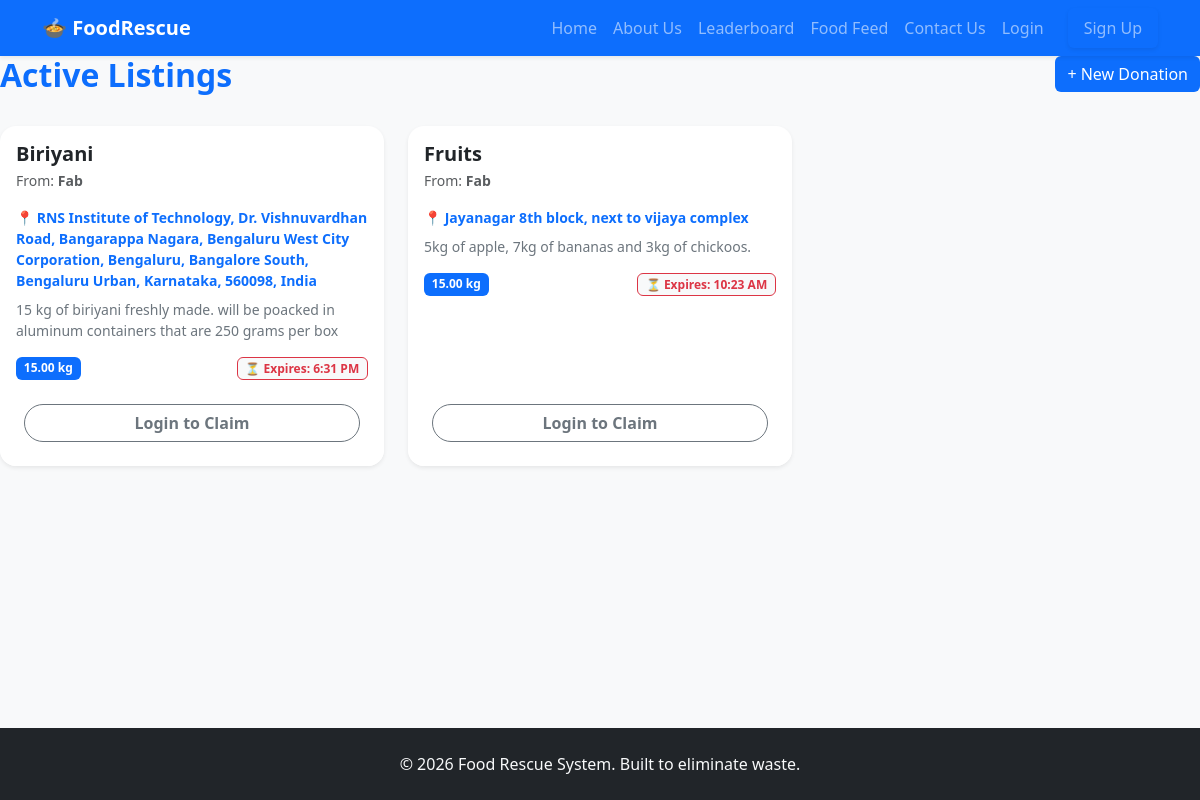
/feed/, run on the app's committed database.
### core/models.py (models this page shows, shortened)
class FoodListing(models.Model):
    donor = models.ForeignKey(User, on_delete=models.CASCADE, related_name='donations')
    claimed_by = models.ForeignKey(User, on_delete=models.SET_NULL, null=True, blank=True, related_name='claimed_food')
    title = models.CharField(max_length=200)
    description = models.TextField()
    quantity_kg = models.DecimalField(max_digits=5, decimal_places=2)
    expiry_time = models.DateTimeField()
    location = models.CharField(max_length=255, help_text="e.g., 123 Main St or Downtown Bakery", default="Location not specified")
    is_claimed = models.BooleanField(default=False)
    created_at = models.DateTimeField(auto_now_add=True)

class User(AbstractUser):
    USER_TYPE_CHOICES = (
        ('DONOR', 'Donor'),
        ('RECEIVER', 'Receiver'),
    )
    user_type = models.CharField(max_length=10, choices=USER_TYPE_CHOICES, default='DONOR')
    phone_number = models.CharField(max_length=15, blank=True, null=True)
    organization_name = models.CharField(max_length=100, blank=True, null=True)

### core/views.py (the view)
# urls.py: path('feed/', views.food_feed, name='feed'),
def food_feed(request):
    listings = FoodListing.objects.filter(is_claimed=False).order_by('-created_at')
    return render(request, 'core/feed.html', {'listings': listings})

### core/templates/core/feed.html (shortened to what this page needs)
{% extends 'core/base.html' %}
{% block content %}
<div class="row mb-4">
    <div class="col-md-8"><h2 class="text-primary fw-bold">Active Listings</h2></div>
    <div class="col-md-4 text-end"><a href="{% url 'create_listing' %}" class="btn btn-primary">+ New Donation</a></div>
</div>
<div class="row">
    {% for listing in listings %}
        <div class="col-md-4 mb-4">
            <div class="card h-100 shadow-sm border-0 rounded-4 overflow-hidden">
                <div class="card-body">
                    <h5 class="fw-bold text-dark mb-1">{{ listing.title }}</h5>
                    <p class="text-muted small mb-3">From: <strong>{{ listing.donor.organization_name|default:listing.donor.username }}</strong></p>
                    <p class="small text-primary fw-bold mb-2">📍 {{ listing.location }}</p>
                    <p class="text-secondary small">{{ listing.description }}</p>
                    <div class="d-flex justify-content-between mt-3">
                        <span class="badge bg-primary">{{ listing.quantity_kg }} kg</span>
                        <span class="badge bg-light text-danger border border-danger">⏳ Expires: {{ listing.expiry_time|date:"g:i A" }}</span>
                    </div>
                </div>
                <div class="card-footer bg-white border-0 pb-4 px-4">
                    {% if user.is_authenticated %}
                        <form action="{% url 'claim_listing' listing.id %}" method="post" onsubmit="return confirm('Claiming this food means you are responsible for picking it up. Continue?');">
                            {% csrf_token %}
                            <button type="submit" class="btn btn-primary w-100 rounded-pill fw-bold shadow-sm">Claim This Food</button>
                        </form>
                        <div class="text-center mt-2">
                            <small class="text-muted italic">Click claim to view donor contact details.</small>
                        </div>
                    {% else %}
                        <a href="{% url 'login' %}" class="btn btn-outline-secondary w-100 rounded-pill fw-bold">Login to Claim</a>
                    {% endif %}
                </div>
            </div>
        </div>
    {% endfor %}
</div>
{% endblock %}

### core/templates/core/base.html (style rules this page uses)
body { scroll-behavior: smooth; }
.btn-primary { background-color: #0d6efd; border: none; }

### data on the page
FoodListing: title "Biriyani", donor.organization_name "Fab", location "RNS Institute of Technology, Dr. Vishnuvardhan Road, Bangarappa Nagara, Bengaluru West City Corporation, Bengaluru, Bangalore South, Bengaluru Urban, Karnataka, 560098, India", description "15 kg of biriyani freshly made. will be poacked in aluminum containers that are 250 grams per box", quantity_kg "15.00", expiry_time "6:31 PM"
FoodListing: title "Fruits", donor.organization_name "Fab", location "Jayanagar 8th block, next to vijaya complex", description "5kg of apple, 7kg of bananas and 3kg of chickoos.", quantity_kg "15.00", expiry_time "10:23 AM"
